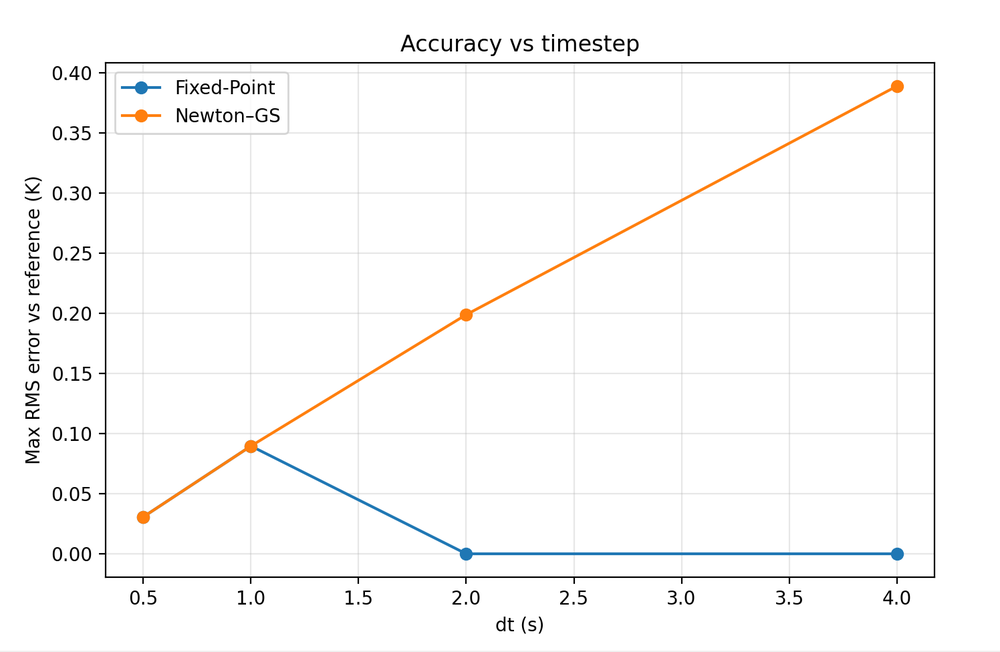
#> input picture CP2/image.png, 1000 x 652 px, shrunk from 1496 x 976 before the run
$ python -i handwriting_preprocess.py   (imports and definitions only)
#> lines starting #> are read from the running program, lines starting #| are printed output that depends on the picture; after the words box and inside, x2 and y2 are one past the last pixel; in counts of white or black regions, pixels touching at a corner belong together
from __future__ import annotations

from dataclasses import dataclass
from typing import Literal, Tuple

import numpy as np
from scipy import ndimage as ndi


@dataclass(frozen=True)
class HandwritingPreprocessInfo:
    method: str
    threshold: float
    polarity: str  # "dark_ink" or "light_ink"
    blur_sigma: float
    open_iter: int
    close_iter: int
    min_component: int
    crop_bbox: Tuple[int, int, int, int]  # (y0, y1, x0, x1)


def _to_float01(img: np.ndarray) -> np.ndarray:
    img = np.asarray(img)
    if img.dtype == np.uint8:
        return img.astype(np.float32) / 255.0
    img = img.astype(np.float32)
    # if already 0..1 or 0..255-ish, normalize gently
    mx = float(np.max(img)) if img.size else 1.0
    if mx > 1.5:
        img = img / 255.0
    return np.clip(img, 0.0, 1.0)


def to_grayscale(img: np.ndarray) -> np.ndarray:
    img = _to_float01(img)
    if img.ndim == 2:
        return img
    if img.ndim == 3 and img.shape[2] in (3, 4):
        rgb = img[..., :3]
        return (0.2126 * rgb[..., 0] + 0.7152 * rgb[..., 1] + 0.0722 * rgb[..., 2]).astype(np.float32)
    raise ValueError("img must be HxW or HxWx3/4")


def otsu_threshold(gray: np.ndarray, nbins: int = 256) -> float:
    g = np.asarray(gray, dtype=np.float32)
    g = np.clip(g, 0.0, 1.0)
    hist, bin_edges = np.histogram(g.ravel(), bins=nbins, range=(0.0, 1.0))
    hist = hist.astype(np.float64)

    p = hist / max(hist.sum(), 1.0)
    omega = np.cumsum(p)
    mu = np.cumsum(p * (bin_edges[:-1] + bin_edges[1:]) * 0.5)
    mu_t = mu[-1]

    denom = omega * (1.0 - omega)
    denom[denom == 0] = np.nan
    sigma_b2 = (mu_t * omega - mu) ** 2 / denom

    k = int(np.nanargmax(sigma_b2))
    t = float((bin_edges[k] + bin_edges[k + 1]) * 0.5)
    return t


def _choose_polarity(gray: np.ndarray, t: float) -> Tuple[str, np.ndarray]:
    # We expect handwriting to occupy a minority of pixels.
    dark = gray < t
    light = gray > t
    pd = float(dark.mean())
    pl = float(light.mean())

    # pick the "smaller foreground" mask, but avoid absurd extremes
    # (if both are extreme, just pick the smaller anyway)
    def score(p: float) -> float:
        # target around ~5% foreground; penalize being too tiny or too huge
        return abs(p - 0.05) + 0.5 * (p < 0.002) + 0.5 * (p > 0.6)

    if score(pd) <= score(pl):
        return "dark_ink", dark
    return "light_ink", light


def _remove_small_components(mask: np.ndarray, min_size: int) -> np.ndarray:
    if min_size <= 0:
        return mask
    lab, n = ndi.label(mask)
    if n == 0:
        return mask
    counts = np.bincount(lab.ravel())
    keep = counts >= min_size
    keep[0] = False
    return keep[lab]


def _crop_to_foreground(mask: np.ndarray, pad: int = 4) -> Tuple[np.ndarray, Tuple[int, int, int, int]]:
    ys, xs = np.nonzero(mask)
    if ys.size == 0:
        raise ValueError("Preprocess produced empty mask (no foreground).")
    y0, y1 = int(ys.min()), int(ys.max()) + 1
    x0, x1 = int(xs.min()), int(xs.max()) + 1

    y0 = max(0, y0 - pad)
    x0 = max(0, x0 - pad)
    y1 = min(mask.shape[0], y1 + pad)
    x1 = min(mask.shape[1], x1 + pad)

    return mask[y0:y1, x0:x1], (y0, y1, x0, x1)


def preprocess_handwriting(
    img: np.ndarray,
    *,
    method: Literal["otsu", "fixed"] = "otsu",
    fixed_threshold: float = 0.5,
    blur_sigma: float = 1.0,
    open_iter: int = 1,
    close_iter: int = 1,
    min_component: int = 40,
    crop: bool = True,
    crop_pad: int = 6,
) -> Tuple[np.ndarray, HandwritingPreprocessInfo]:
    gray = to_grayscale(img)
    if blur_sigma and blur_sigma > 0:
        gray = ndi.gaussian_filter(gray, sigma=float(blur_sigma))

    if method == "otsu":
        t = otsu_threshold(gray)
    elif method == "fixed":
        t = float(fixed_threshold)
        if not (0.0 < t < 1.0):
            raise ValueError("fixed_threshold must be in (0,1)")
    else:
        raise ValueError("method must be 'otsu' or 'fixed'")

    polarity, mask = _choose_polarity(gray, t)

    if open_iter > 0:
        mask = ndi.binary_opening(mask, iterations=int(open_iter))
    if close_iter > 0:
        mask = ndi.binary_closing(mask, iterations=int(close_iter))

    mask = _remove_small_components(mask, int(min_component))

    bbox = (0, mask.shape[0], 0, mask.shape[1])
    if crop:
        mask, bbox = _crop_to_foreground(mask, pad=int(crop_pad))

    info = HandwritingPreprocessInfo(
        method=str(method),
        threshold=float(t),
        polarity=str(polarity),
        blur_sigma=float(blur_sigma),
        open_iter=int(open_iter),
        close_iter=int(close_iter),
        min_component=int(min_component),
        crop_bbox=bbox,
    )
    return mask.astype(bool), info

>>> import cv2
>>> picture = cv2.imread('../../CP2/image.png', cv2.IMREAD_GRAYSCALE)
#> picture: shape (652, 1000); min 0, max 255, mean 249.4
>>> result = preprocess_handwriting(picture)
#> in preprocess_handwriting, `gray = ndi.gaussian_filter(gray, sigma=float(blur_sigma))`:
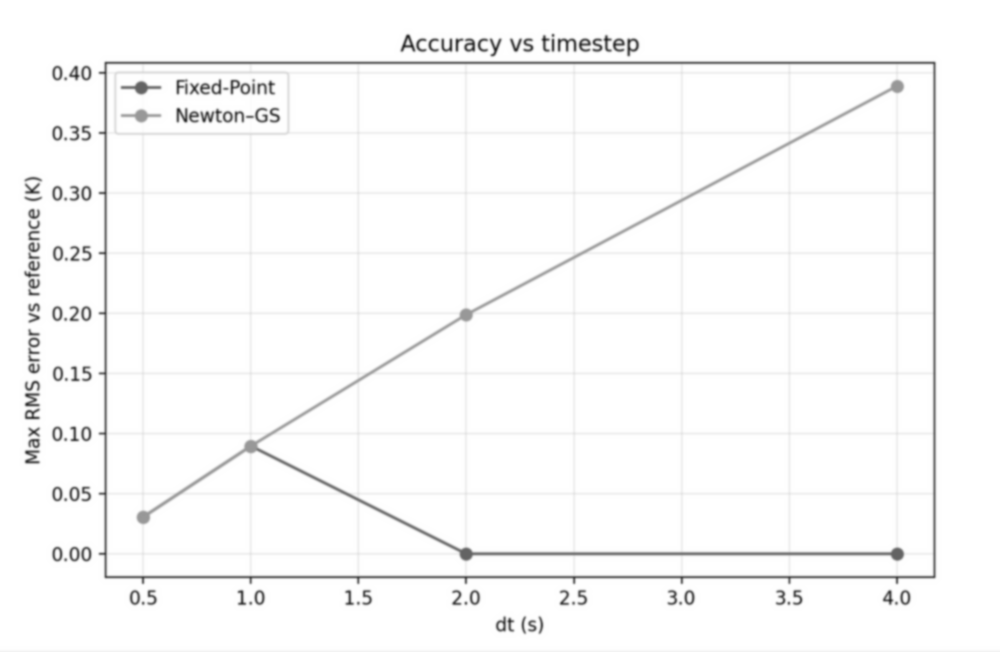
#> gray: shape (652, 1000) float32; min 0.161, max 1, mean 0.978
#> in otsu_threshold, `hist, bin_edges = np.histogram(g.ravel(), bins=nbins, range=(0.0, 1.0))`: hist = 256 values, max 533915 at index 255, min 0 at index 0, mean 2546.9; bin_edges = 257 values from 0 to 1
#> in otsu_threshold, `p = hist / max(hist.sum(), 1.0)`: p = 256 values, max 0.819 at index 255, min 0 at index 0, mean 0.00391
#> in otsu_threshold, `omega = np.cumsum(p)`: omega = 256 values from 0 to 1
#> in otsu_threshold, `mu = np.cumsum(p * (bin_edges[:-1] + bin_edges[1:]) * 0.5)`: mu = 256 values from 0 to 0.977
#> in otsu_threshold, `mu_t = mu[-1]`: mu_t = 0.977
#> in otsu_threshold, `denom = omega * (1.0 - omega)`: denom = 256 values, max 0.148 at index 254, min 0 at index 0, mean 0.0201
#> in otsu_threshold, `k = int(np.nanargmax(sigma_b2))`: k = 202
#> in otsu_threshold, `t = float((bin_edges[k] + bin_edges[k + 1]) * 0.5)`: t = 0.791
#> in _choose_polarity, `dark = gray < t`:
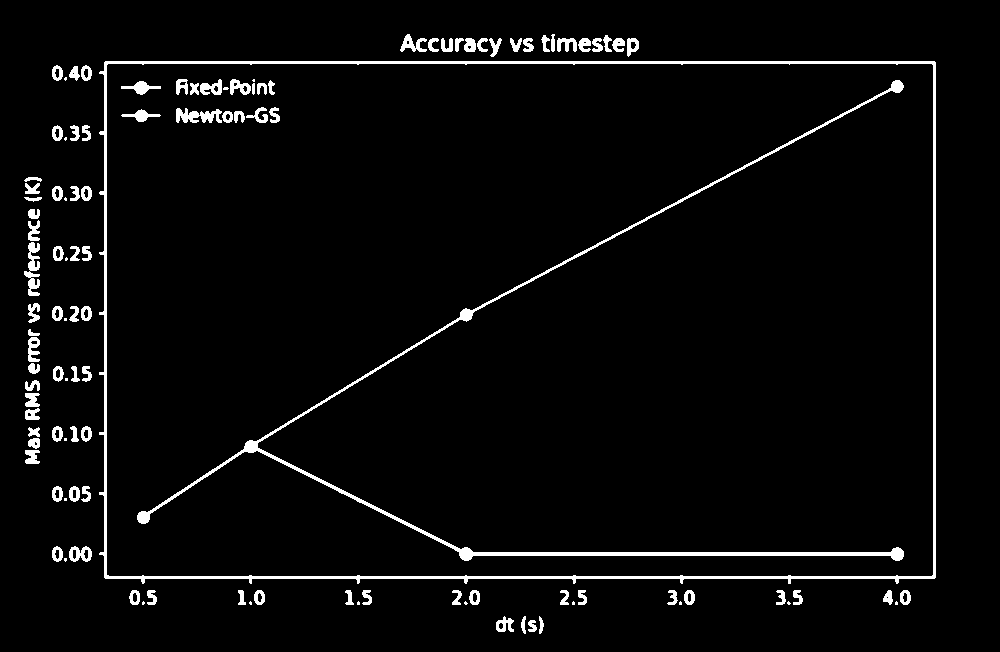
#> dark: shape (652, 1000) bool; 3.9% white; 114 white regions (19 under 20 px), largest, box (x1, y1, x2, y2) and area: (99, 61, 936, 584) 8369, (137, 80, 904, 561) 5678, (24, 242, 40, 296) 460
#> in _choose_polarity, `pd = float(dark.mean())`: pd = 0.0385
#> in _choose_polarity, `pl = float(light.mean())`: pl = 0.961
#> in preprocess_handwriting, `polarity, mask = _choose_polarity(gray, t)`: polarity = 'dark_ink'
#> in preprocess_handwriting, `mask = ndi.binary_opening(mask, iterations=int(open_iter))`: mask: shape (652, 1000) bool; 3.8% white; 115 white regions (20 under 20 px), largest, box (x1, y1, x2, y2) and area: (99, 61, 936, 584) 8349, (137, 80, 904, 561) 5678, (24, 242, 40, 296) 447
#> in preprocess_handwriting, `mask = ndi.binary_closing(mask, iterations=int(close_iter))`:
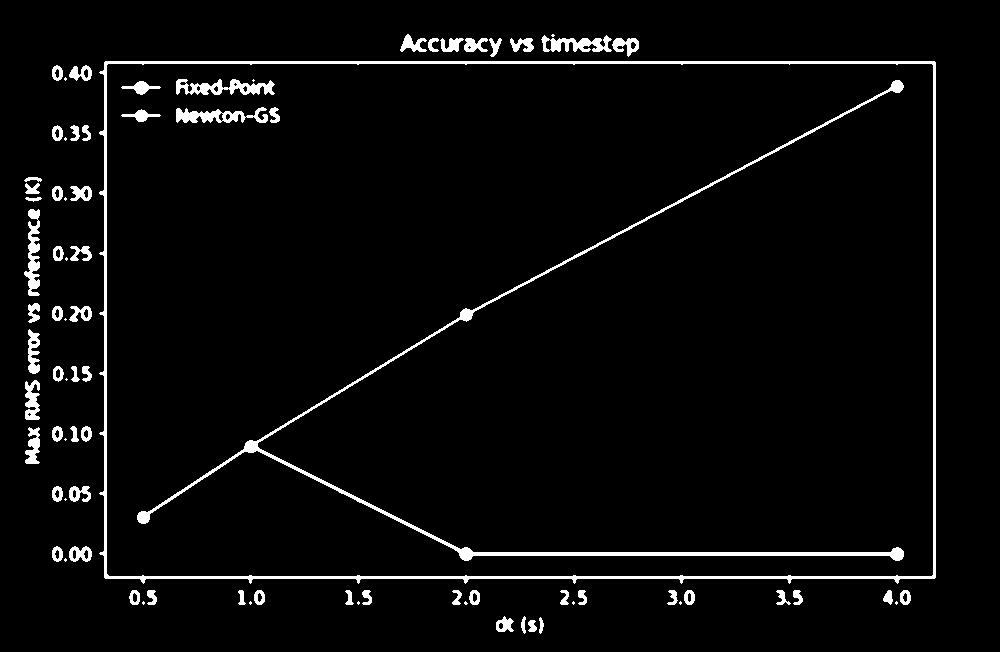
#> mask: shape (652, 1000) bool; 3.9% white; 82 white regions (18 under 20 px), largest, box (x1, y1, x2, y2) and area: (99, 61, 936, 584) 8376, (137, 80, 904, 561) 5682, (176, 79, 275, 95) 865
#> in _remove_small_components, `lab, n = ndi.label(mask)`:
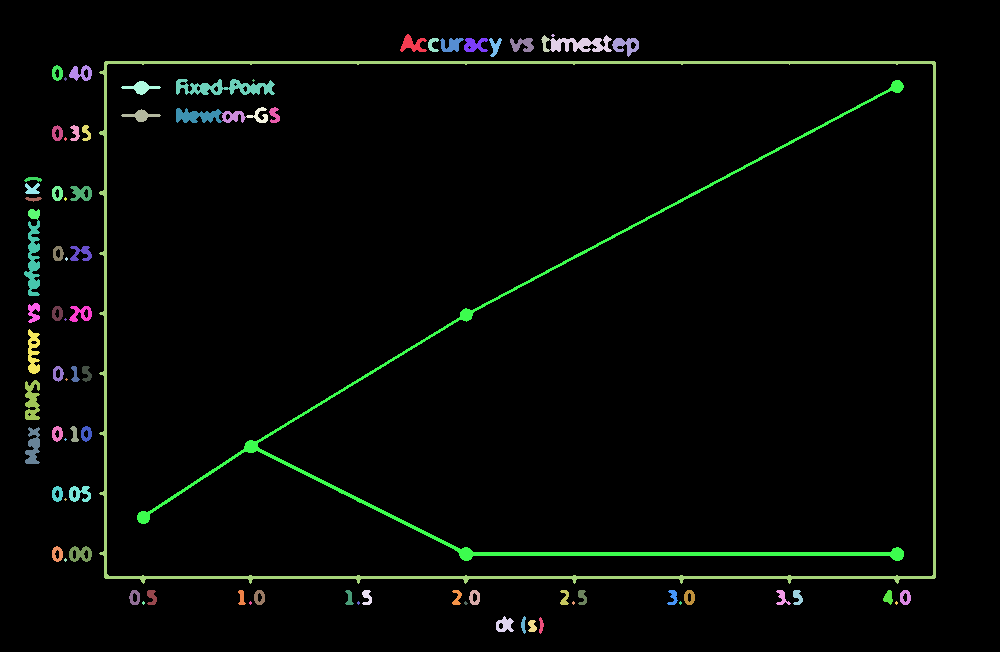
#> lab: shape (652, 1000) int32; 87 distinct labels, from 0 to 86; one colour per label, 0 black
#> in _remove_small_components, `lab, n = ndi.label(mask)`: n = 86
#> in _remove_small_components, `counts = np.bincount(lab.ravel())`: counts = 87 values, max 626535 at index 0, min 5 at index 16, mean 7494.3
#> in _crop_to_foreground, `y0, y1 = int(ys.min()), int(ys.max()) + 1`: y0 = 34; y1 = 634
#> in _crop_to_foreground, `x0, x1 = int(xs.min()), int(xs.max()) + 1`: x0 = 24; x1 = 936
#> in _crop_to_foreground, `y0 = max(0, y0 - pad)`: y0 = 28
#> in _crop_to_foreground, `x0 = max(0, x0 - pad)`: x0 = 18
#> in _crop_to_foreground, `y1 = min(mask.shape[0], y1 + pad)`: y1 = 640
#> in _crop_to_foreground, `x1 = min(mask.shape[1], x1 + pad)`: x1 = 942
#> in preprocess_handwriting, `mask, bbox = _crop_to_foreground(mask, pad=int(crop_pad))`:
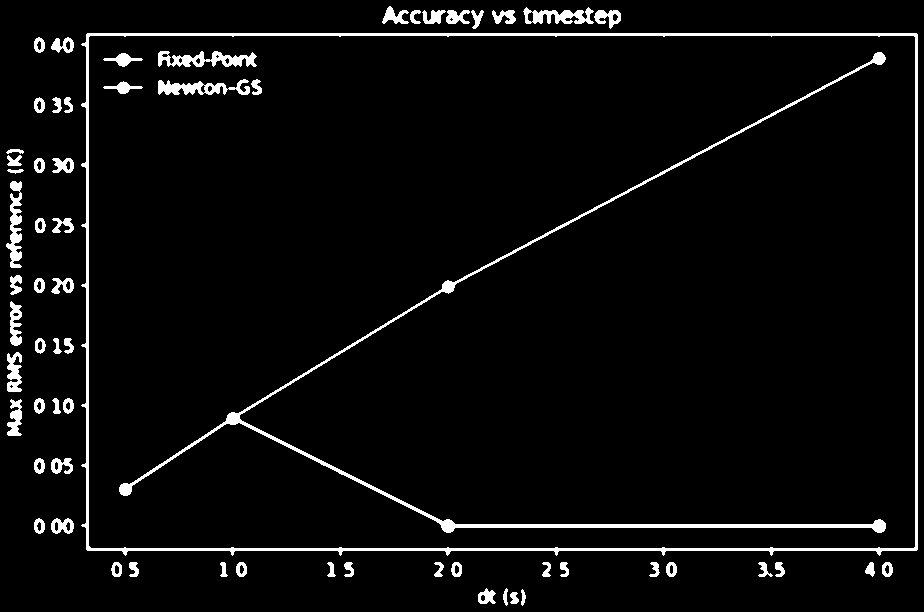
#> mask: shape (612, 924) bool; 4.5% white; 64 white regions, largest, box (x1, y1, x2, y2) and area: (81, 33, 918, 556) 8376, (119, 52, 886, 533) 5682, (158, 51, 257, 67) 865
#> in preprocess_handwriting, `mask, bbox = _crop_to_foreground(mask, pad=int(crop_pad))`: bbox = (28, 640, 18, 942)
